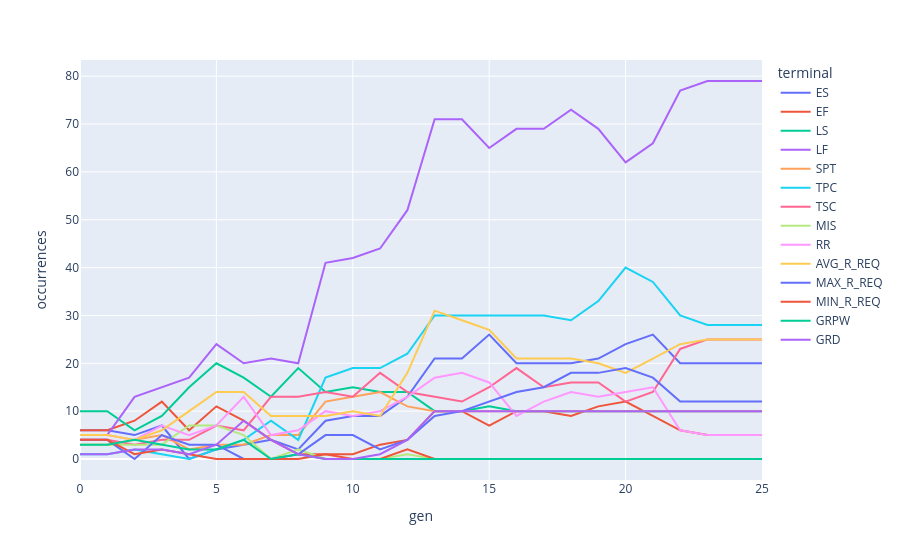

The cell this chart's notebook holds for it:
### Code cell
from plotly.offline import init_notebook_mode, iplot
from plotly.graph_objs import *
import plotly.express as px
px.line(terminal_counts_elites, x="gen", y="occurrences", color="terminal")

### Figure 1 — Plotly figure (JSON) as saved in the notebook; plotly's stock layout.template omitted (floating-point values rounded to 4 significant figures)
{"data": [{"hovertemplate": "terminal=ES<br>gen=%{x}<br>occurrences=%{y}<extra></extra>", "legendgroup": "ES", "line": {"color": "#636efa", "dash": "solid"}, "marker": {"symbol": "circle"}, "mode": "lines", "name": "ES", "orientation": "v", "showlegend": true, "type": "scatter", "x": [0, 1, 2, 3, 4, 5, 6, 7, 8, 9, 10, 11, 12, 13, 14, 15, 16, 17, 18, 19, 20, 21, 22, 23, 24, 25], "xaxis": "x", "y": [6, 6, 5, 7, 0, 2, 3, 4, 2, 8, 9, 9, 13, 21, 21, 26, 20, 20, 20, 21, 24, 26, 20, 20, 20, 20], "yaxis": "y"}, {"hovertemplate": "terminal=EF<br>gen=%{x}<br>occurrences=%{y}<extra></extra>", "legendgroup": "EF", "line": {"color": "#EF553B", "dash": "solid"}, "marker": {"symbol": "circle"}, "mode": "lines", "name": "EF", "orientation": "v", "showlegend": true, "type": "scatter", "x": [0, 1, 2, 3, 4, 5, 6, 7, 8, 9, 10, 11, 12, 13, 14, 15, 16, 17, 18, 19, 20, 21, 22, 23, 24, 25], "xaxis": "x", "y": [6, 6, 8, 12, 6, 11, 8, 4, 1, 1, 1, 3, 4, 10, 10, 7, 10, 10, 9, 11, 12, 9, 6, 5, 5, 5], "yaxis": "y"}, {"hovertemplate": "terminal=LS<br>gen=%{x}<br>occurrences=%{y}<extra></extra>", "legendgroup": "LS", "line": {"color": "#00cc96", "dash": "solid"}, "marker": {"symbol": "circle"}, "mode": "lines", "name": "LS", "orientation": "v", "showlegend": true, "type": "scatter", "x": [0, 1, 2, 3, 4, 5, 6, 7, 8, 9, 10, 11, 12, 13, 14, 15, 16, 17, 18, 19, 20, 21, 22, 23, 24, 25], "xaxis": "x", "y": [10, 10, 6, 9, 15, 20, 17, 13, 19, 14, 15, 14, 14, 10, 10, 11, 10, 10, 10, 10, 10, 10, 10, 10, 10, 10], "yaxis": "y"}, {"hovertemplate": "terminal=LF<br>gen=%{x}<br>occurrences=%{y}<extra></extra>", "legendgroup": "LF", "line": {"color": "#ab63fa", "dash": "solid"}, "marker": {"symbol": "circle"}, "mode": "lines", "name": "LF", "orientation": "v", "showlegend": true, "type": "scatter", "x": [0, 1, 2, 3, 4, 5, 6, 7, 8, 9, 10, 11, 12, 13, 14, 15, 16, 17, 18, 19, 20, 21, 22, 23, 24, 25], "xaxis": "x", "y": [5, 5, 13, 15, 17, 24, 20, 21, 20, 41, 42, 44, 52, 71, 71, 65, 69, 69, 73, 69, 62, 66, 77, 79, 79, 79], "yaxis": "y"}, {"hovertemplate": "terminal=SPT<br>gen=%{x}<br>occurrences=%{y}<extra></extra>", "legendgroup": "SPT", "line": {"color": "#FFA15A", "dash": "solid"}, "marker": {"symbol": "circle"}, "mode": "lines", "name": "SPT", "orientation": "v", "showlegend": true, "type": "scatter", "x": [0, 1, 2, 3, 4, 5, 6, 7, 8, 9, 10, 11, 12, 13, 14, 15, 16, 17, 18, 19, 20, 21, 22, 23, 24, 25], "xaxis": "x", "y": [3, 3, 4, 5, 2, 3, 3, 5, 5, 12, 13, 14, 11, 10, 10, 10, 10, 10, 10, 10, 10, 10, 10, 10, 10, 10], "yaxis": "y"}, {"hovertemplate": "terminal=TPC<br>gen=%{x}<br>occurrences=%{y}<extra></extra>", "legendgroup": "TPC", "line": {"color": "#19d3f3", "dash": "solid"}, "marker": {"symbol": "circle"}, "mode": "lines", "name": "TPC", "orientation": "v", "showlegend": true, "type": "scatter", "x": [0, 1, 2, 3, 4, 5, 6, 7, 8, 9, 10, 11, 12, 13, 14, 15, 16, 17, 18, 19, 20, 21, 22, 23, 24, 25], "xaxis": "x", "y": [1, 1, 2, 1, 0, 2, 4, 8, 4, 17, 19, 19, 22, 30, 30, 30, 30, 30, 29, 33, 40, 37, 30, 28, 28, 28], "yaxis": "y"}, {"hovertemplate": "terminal=TSC<br>gen=%{x}<br>occurrences=%{y}<extra></extra>", "legendgroup": "TSC", "line": {"color": "#FF6692", "dash": "solid"}, "marker": {"symbol": "circle"}, "mode": "lines", "name": "TSC", "orientation": "v", "showlegend": true, "type": "scatter", "x": [0, 1, 2, 3, 4, 5, 6, 7, 8, 9, 10, 11, 12, 13, 14, 15, 16, 17, 18, 19, 20, 21, 22, 23, 24, 25], "xaxis": "x", "y": [4, 4, 3, 4, 4, 7, 6, 13, 13, 14, 13, 18, 14, 13, 12, 15, 19, 15, 16, 16, 12, 14, 23, 25, 25, 25], "yaxis": "y"}, {"hovertemplate": "terminal=MIS<br>gen=%{x}<br>occurrences=%{y}<extra></extra>", "legendgroup": "MIS", "line": {"color": "#B6E880", "dash": "solid"}, "marker": {"symbol": "circle"}, "mode": "lines", "name": "MIS", "orientation": "v", "showlegend": true, "type": "scatter", "x": [0, 1, 2, 3, 4, 5, 6, 7, 8, 9, 10, 11, 12, 13, 14, 15, 16, 17, 18, 19, 20, 21, 22, 23, 24, 25], "xaxis": "x", "y": [3, 3, 3, 3, 7, 7, 5, 0, 2, 0, 0, 0, 1, 0, 0, 0, 0, 0, 0, 0, 0, 0, 0, 0, 0, 0], "yaxis": "y"}, {"hovertemplate": "terminal=RR<br>gen=%{x}<br>occurrences=%{y}<extra></extra>", "legendgroup": "RR", "line": {"color": "#FF97FF", "dash": "solid"}, "marker": {"symbol": "circle"}, "mode": "lines", "name": "RR", "orientation": "v", "showlegend": true, "type": "scatter", "x": [0, 1, 2, 3, 4, 5, 6, 7, 8, 9, 10, 11, 12, 13, 14, 15, 16, 17, 18, 19, 20, 21, 22, 23, 24, 25], "xaxis": "x", "y": [5, 5, 4, 7, 5, 7, 13, 5, 6, 10, 9, 10, 13, 17, 18, 16, 9, 12, 14, 13, 14, 15, 6, 5, 5, 5], "yaxis": "y"}, {"hovertemplate": "terminal=AVG_R_REQ<br>gen=%{x}<br>occurrences=%{y}<extra></extra>", "legendgroup": "AVG_R_REQ", "line": {"color": "#FECB52", "dash": "solid"}, "marker": {"symbol": "circle"}, "mode": "lines", "name": "AVG_R_REQ", "orientation": "v", "showlegend": true, "type": "scatter", "x": [0, 1, 2, 3, 4, 5, 6, 7, 8, 9, 10, 11, 12, 13, 14, 15, 16, 17, 18, 19, 20, 21, 22, 23, 24, 25], "xaxis": "x", "y": [5, 5, 4, 6, 10, 14, 14, 9, 9, 9, 10, 9, 18, 31, 29, 27, 21, 21, 21, 20, 18, 21, 24, 25, 25, 25], "yaxis": "y"}, {"hovertemplate": "terminal=MAX_R_REQ<br>gen=%{x}<br>occurrences=%{y}<extra></extra>", "legendgroup": "MAX_R_REQ", "line": {"color": "#636efa", "dash": "solid"}, "marker": {"symbol": "circle"}, "mode": "lines", "name": "MAX_R_REQ", "orientation": "v", "showlegend": true, "type": "scatter", "x": [0, 1, 2, 3, 4, 5, 6, 7, 8, 9, 10, 11, 12, 13, 14, 15, 16, 17, 18, 19, 20, 21, 22, 23, 24, 25], "xaxis": "x", "y": [4, 4, 0, 5, 3, 3, 0, 0, 1, 5, 5, 2, 4, 9, 10, 12, 14, 15, 18, 18, 19, 17, 12, 12, 12, 12], "yaxis": "y"}, {"hovertemplate": "terminal=MIN_R_REQ<br>gen=%{x}<br>occurrences=%{y}<extra></extra>", "legendgroup": "MIN_R_REQ", "line": {"color": "#EF553B", "dash": "solid"}, "marker": {"symbol": "circle"}, "mode": "lines", "name": "MIN_R_REQ", "orientation": "v", "showlegend": true, "type": "scatter", "x": [0, 1, 2, 3, 4, 5, 6, 7, 8, 9, 10, 11, 12, 13, 14, 15, 16, 17, 18, 19, 20, 21, 22, 23, 24, 25], "xaxis": "x", "y": [4, 4, 1, 2, 1, 0, 0, 0, 0, 1, 0, 0, 2, 0, 0, 0, 0, 0, 0, 0, 0, 0, 0, 0, 0, 0], "yaxis": "y"}, {"hovertemplate": "terminal=GRPW<br>gen=%{x}<br>occurrences=%{y}<extra></extra>", "legendgroup": "GRPW", "line": {"color": "#00cc96", "dash": "solid"}, "marker": {"symbol": "circle"}, "mode": "lines", "name": "GRPW", "orientation": "v", "showlegend": true, "type": "scatter", "x": [0, 1, 2, 3, 4, 5, 6, 7, 8, 9, 10, 11, 12, 13, 14, 15, 16, 17, 18, 19, 20, 21, 22, 23, 24, 25], "xaxis": "x", "y": [3, 3, 4, 3, 2, 2, 4, 0, 1, 0, 0, 0, 0, 0, 0, 0, 0, 0, 0, 0, 0, 0, 0, 0, 0, 0], "yaxis": "y"}, {"hovertemplate": "terminal=GRD<br>gen=%{x}<br>occurrences=%{y}<extra></extra>", "legendgroup": "GRD", "line": {"color": "#ab63fa", "dash": "solid"}, "marker": {"symbol": "circle"}, "mode": "lines", "name": "GRD", "orientation": "v", "showlegend": true, "type": "scatter", "x": [0, 1, 2, 3, 4, 5, 6, 7, 8, 9, 10, 11, 12, 13, 14, 15, 16, 17, 18, 19, 20, 21, 22, 23, 24, 25], "xaxis": "x", "y": [1, 1, 2, 2, 1, 3, 8, 4, 1, 0, 0, 1, 4, 10, 10, 10, 10, 10, 10, 10, 10, 10, 10, 10, 10, 10], "yaxis": "y"}], "layout": {"legend": {"title": {"text": "terminal"}, "tracegroupgap": 0}, "margin": {"t": 60}, "xaxis": {"anchor": "y", "domain": [0, 1], "title": {"text": "gen"}}, "yaxis": {"anchor": "x", "domain": [0, 1], "title": {"text": "occurrences"}}}}
